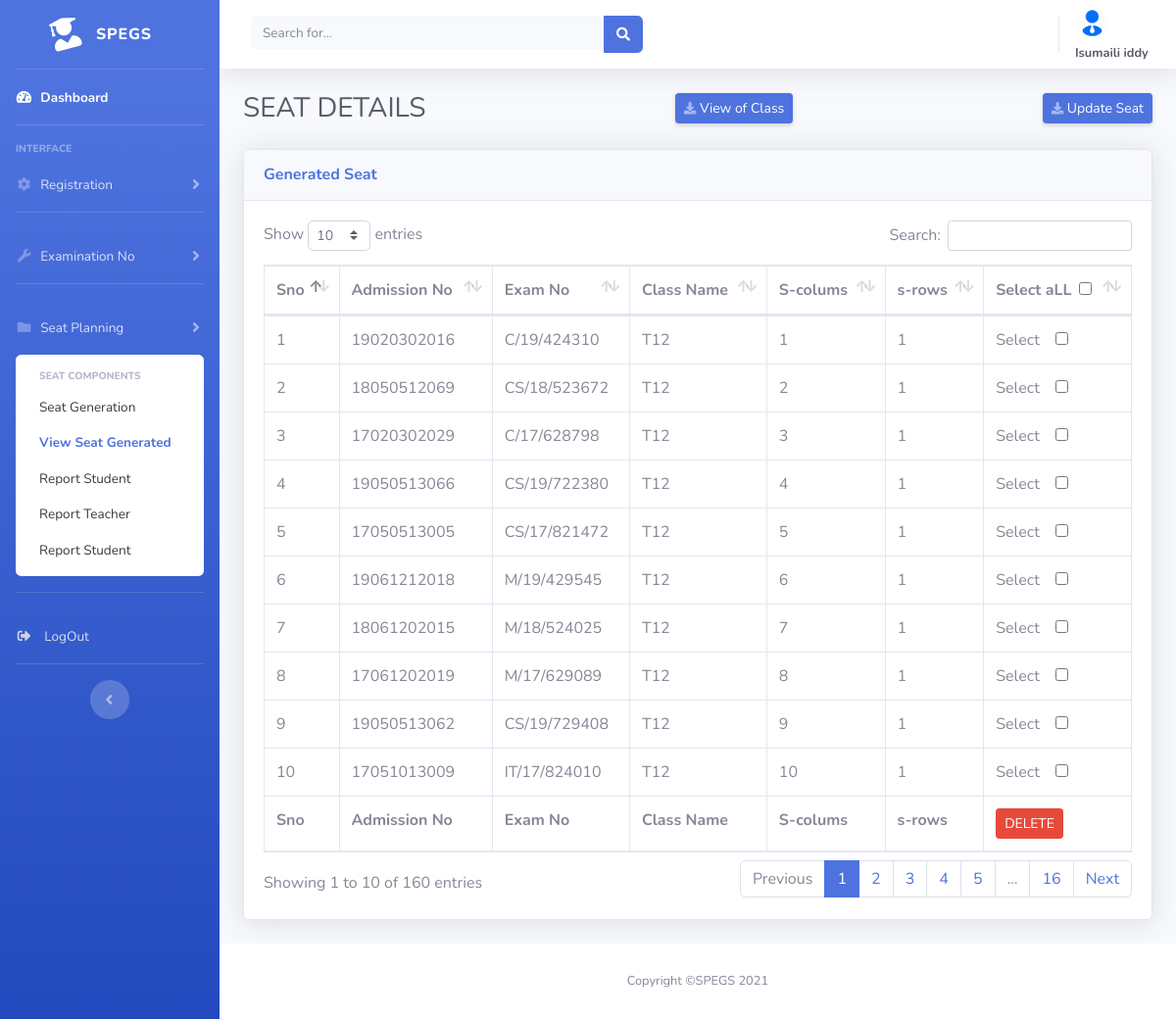
The app's page /seatgenerate_view.php (signed in) with its own data.
### tables this page shows
CREATE TABLE `user` (
  `id` int(11) NOT NULL,
  `firstname` varchar(45) NOT NULL,
  `lastname` varchar(45) NOT NULL,
  `gender` varchar(45) NOT NULL,
  `email` varchar(45) NOT NULL,
  `password` varchar(128) NOT NULL,
  `status` int(11) DEFAULT NULL,
  `account` int(11) DEFAULT NULL
);

CREATE TABLE `seat` (
  `s_id` int(45) NOT NULL,
  `exam_id` int(45) NOT NULL,
  `class_id` int(45) NOT NULL,
  `s_cols` int(11) NOT NULL,
  `s_rows` int(11) NOT NULL,
  `seat_no` varchar(45) NOT NULL
);

CREATE TABLE `exam_no` (
  `e_id` int(11) NOT NULL,
  `e_admission` varchar(45) NOT NULL,
  `e_department` varchar(45) NOT NULL,
  `e_course` varchar(45) NOT NULL,
  `e_levels` varchar(45) NOT NULL,
  `e_number` varchar(45) NOT NULL,
  `room` varchar(45) DEFAULT NULL
);

CREATE TABLE `classroom` (
  `id` int(11) NOT NULL,
  `roomname` varchar(45) NOT NULL,
  `cols` varchar(45) NOT NULL,
  `_rows` varchar(45) NOT NULL
);

### session.php (called while the page is built, shortened)
<?php
if(!isset($_SESSION['email'])){
	echo "<script>alert('PLEASE LOGIN: ACCESS DENIAL')</script>";
	header("refresh:0, url=index.php");
	exit;
}else{
	$user=$_SESSION['email'];
}
?>

### seatgenerate_view.php (the view, shortened to what this page needs)
<!DOCTYPE html>
<html lang="en">
<head>
<?php
require_once("session.php");
include('arrangement/header.php');
?>
</head>
<body id="page-top">
  <div id="wrapper">
    <ul class="navbar-nav bg-gradient-primary sidebar sidebar-dark accordion" id="accordionSidebar">
      <a class="sidebar-brand d-flex align-items-center justify-content-center" href="dashboard.php">
        <div class="sidebar-brand-icon rotate-n-15">
          <i class="fas fa-user-graduate"></i>
        </div>
        <div class="sidebar-brand-text mx-3">SPEGS</div>
      </a>
      <hr class="sidebar-divider my-0">
      <li class="nav-item active">
        <a class="nav-link" href="dashboard.php">
          <i class="fas fa-fw fa-tachometer-alt"></i>
          <span>Dashboard</span></a>
      </li>
      <hr class="sidebar-divider">
      <div class="sidebar-heading">
        Interface
      </div>
      <li class="nav-item">
        <a class="nav-link collapsed" href="#" data-toggle="collapse" data-target="#collapseTwo" aria-expanded="true" aria-controls="collapseTwo">
          <i class="fas fa-fw fa-cog"></i>
          <span>Registration</span>
        </a>
      </li>
<hr class="sidebar-divider">
      <li class="nav-item">
        <a class="nav-link collapsed" href="#" data-toggle="collapse" data-target="#collapseUtilities" aria-expanded="true" aria-controls="collapseUtilities">
          <i class="fas fa-fw fa-wrench"></i>
          <span>Examination No</span>
        </a>
      </li>
      <hr class="sidebar-divider">
      <li class="nav-item">
        <a class="nav-link collapsed" href="#" data-toggle="collapse" data-target="#collapsePages" aria-expanded="true" aria-controls="collapsePages">
          <i class="fas fa-fw fa-folder"></i>
          <span>Seat Planning</span>
        </a>
        <div id="collapsePages" class="collapse show" aria-labelledby="headingPages" data-parent="#accordionSidebar">
          <div class="bg-white py-2 collapse-inner rounded">
            <h6 class="collapse-header">Seat Components</h6>
            <a class="collapse-item" href="seatgenerate.php">Seat Generation</a>
            <a class="collapse-item active" href="seatgenerate_view.php">View Seat Generated</a>
            <a class="collapse-item" href="#">Report Student</a>
            <a class="collapse-item" href="#">Report Teacher</a>
            <a class="collapse-item" href="seatExcel_student.php">Report Student</a>
          </div>
        </div>
      </li>
<hr class="sidebar-divider">
      <li class="nav-item">
        <a class="nav-link" href="logout.php">
          <i class="fas fa-sign-out-alt fa-sm fa-fw mr-2 text-gray-400"></i>
          <span>LogOut</span></a>
      </li>
      <hr class="sidebar-divider d-none d-md-block">
      <div class="text-center d-none d-md-inline">
        <button class="rounded-circle border-0" id="sidebarToggle"></button>
      </div>
    </ul>
    <div id="content-wrapper" class="d-flex flex-column">
      <div id="content">
  <nav class="navbar navbar-expand navbar-light bg-white topbar mb-4 static-top shadow">
<form class="d-none d-sm-inline-block form-inline mr-auto ml-md-3 my-2 my-md-0 mw-100 navbar-search"method="post">
      <div class="input-group">
        <input type="text" name="searchValue" class="form-control bg-light border-0 small" placeholder="Search for..." aria-label="Search" aria-describedby="basic-addon2">
        <div class="input-group-append">
          <button class="btn btn-primary" type="submit" name="search">
            <i class="fas fa-search fa-sm"></i>
          </button>
        </div>
      </div>
    </form>
<ul class="navbar-nav ml-auto">
      <?php
$sql =mysqli_query($connection,"SELECT * FROM user WHERE email='$user'");
$fetch=mysqli_fetch_array($sql);
$first=$fetch['firstname'];
$last=$fetch['lastname'];
?>
      <li class="">
        <a class="text-info" href="user_update.php"  role="button">
          <span class="mr-2 d-none d-lg-inline text-gray-800 small font-weight-bold"><img class="img-profile rounded-circle img-profile" src="img/avatar.png" style="width: 40%; height: 60%;" ><br/>
           <?php echo $first." ".$last;?></span>
        </a>
      </li>
    </ul>
  </nav>
<?php
                  if (isset($_POST['search'])) {
                    $ser =$_POST['searchValue'];
                    $que ="SELECT * FROM `seat` INNER JOIN exam_no ON seat.exam_id=exam_no.e_id LEFT JOIN classroom ON classroom.id=seat.class_id WHERE CONCAT(`e_number`, `e_admission`, `roomname`,`s_cols`,s_rows) LIKE '%".$ser."%'";
                    $s_r = filter($que);
                  } else {
                    $que = "SELECT * FROM `seat` INNER JOIN exam_no ON seat.exam_id=exam_no.e_id LEFT JOIN classroom ON classroom.id=seat.class_id ORDER BY `roomname` ,`s_rows`, s_cols ASC";
                    $s_r = filter($que);
                  }
                   function filter($que){
                    $connection = mysqli_connect('localhost','root','secret','spegs_v2');
                     $filter_result = mysqli_query($connection,$que);
                     return $filter_result;
                   }
?>
        <div class="container-fluid">
         <div class="d-sm-flex align-items-center justify-content-between mb-4">
            <h1 class="h3 mb-0 text-gray-800 ">SEAT DETAILS</h1>
            <a href="seatview.php" class="d-none d-sm-inline-block btn btn-sm btn-primary shadow-sm"><i class="fas fa-download fa-sm text-white-50"></i> View of Class</a>
            <a href="seatgenerated_update.php" class="d-none d-sm-inline-block btn btn-sm btn-primary shadow-sm"><i class="fas fa-download fa-sm text-white-50"></i> Update Seat</a>
          </div>
          <div class="card shadow mb-4">
            <div class="card-header py-3">
              <h6 class="m-0 font-weight-bold text-primary">Generated Seat</h6>
            </div>
            <div class="card-body">
              <div class="table-responsive">
                <form method="POST" >
                <table class="table table-bordered"  id="dataTable" width="" cellspacing="0">
                  <thead>
                    <tr>
                      <th>Sno</th>
                      <th>Admission No</th>
                      <th>Exam No</th>
                      <th>Class Name</th>
                      <th>S-colums</th>
                      <th>s-rows</th>
                      <th>Select aLL<input type="checkbox" id="checkAl" class="ml-2"></th>
                    </tr>
                  </thead>
                  <tfoot>
                    <tr>
                      <th>Sno</th>
                      <th>Admission No</th>
                      <th>Exam No</th>
                      <th>Class Name</th>
                      <th>S-colums</th>
                      <th>s-rows</th>
                      <th><button type="submit" class="btn  btn-sm btn-danger" name="save" >DELETE</button></th>
                    </tr>
                  </tfoot>
                  <tbody>
         <?php
         $n=1;
          while($fetch=mysqli_fetch_array($s_r)) {
            $id=$fetch['s_id'];
          $e_no=$fetch['e_number'];
          $e_adm=$fetch['e_admission'];
          $class=$fetch['roomname'];
          $col=$fetch['s_cols'];
          $row=$fetch['s_rows'];
          ?>
           <tr>
                 <td><?php echo $n; ?></td>
                 <td><?php echo $e_adm; ?></td>
                 <td><?php echo $e_no; ?></td>
                 <td><?php echo $class; ?></td>
                 <td><?php echo $col; ?></td>
                 <td><?php echo $row; ?></td>
                 <td>Select &nbsp;<input type='checkbox' name='delete[]' value='<?= $id ?>' class="ml-2"></td>
          <?php $n++;} ?>
            </tr>
                  </tbody>
                </table>
                 </form>
              </div>
            </div>
          </div>
        </div>
      </div>
      <footer class="sticky-footer bg-white">
        <div class="container my-auto">
          <div class="copyright text-center my-auto">
            <span>Copyright &copy;SPEGS 2021</span>
          </div>
        </div>
      </footer>
    </div>
  </div>
</body>
</html>

### records on screen
user: firstname "Isumaili", lastname "iddy"
seat: exam_no.e_admission "19020302016", exam_no.e_number "C/19/424310", classroom.roomname "T12", s_cols "1", s_rows "1"
seat: exam_no.e_admission "18050512069", exam_no.e_number "CS/18/523672", classroom.roomname "T12", s_cols "2", s_rows "1"
seat: exam_no.e_admission "17020302029", exam_no.e_number "C/17/628798", classroom.roomname "T12", s_cols "3", s_rows "1"
seat: exam_no.e_admission "19050513066", exam_no.e_number "CS/19/722380", classroom.roomname "T12", s_cols "4", s_rows "1"
seat: exam_no.e_admission "17050513005", exam_no.e_number "CS/17/821472", classroom.roomname "T12", s_cols "5", s_rows "1"
seat: exam_no.e_admission "19061212018", exam_no.e_number "M/19/429545", classroom.roomname "T12", s_cols "6", s_rows "1"
seat: exam_no.e_admission "18061202015", exam_no.e_number "M/18/524025", classroom.roomname "T12", s_cols "7", s_rows "1"
seat: exam_no.e_admission "17061202019", exam_no.e_number "M/17/629089", classroom.roomname "T12", s_cols "8", s_rows "1"
seat: exam_no.e_admission "19050513062", exam_no.e_number "CS/19/729408", classroom.roomname "T12", s_cols "9", s_rows "1"
seat: exam_no.e_admission "17051013009", exam_no.e_number "IT/17/824010", classroom.roomname "T12", s_cols "10", s_rows "1"
